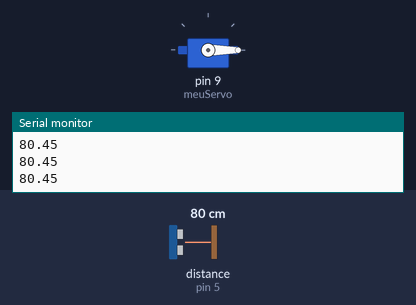
A sketch run on a simulated Arduino Uno, built with avr-gcc and run on an emulated ATmega328P. On the bench: servo, the last lines printed to the serial monitor. Wiring (inferred from the names in the program): ultrasonic range finder: trigger pin 4; echo pin 5. The inputs (shaded band) are chosen by the test bench; at power-on: distance to the obstacle (sensor on pin 5) 80 cm. The echo pulse lasts 58.3 µs per cm.

Above: at 1.2 s.
1.3 s: distance to the obstacle (sensor on pin 5) set to 2 cm
At 2.4 s:
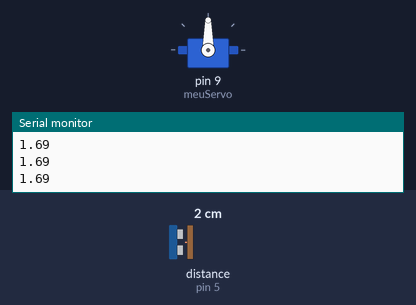
2.8 s: distance to the obstacle (sensor on pin 5) set to 35 cm
At 3.5 s:
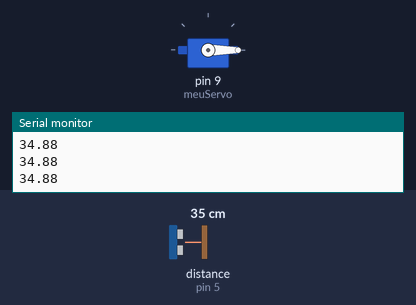
4.3 s: distance to the obstacle (sensor on pin 5) set to 4 cm
At 4.6 s:
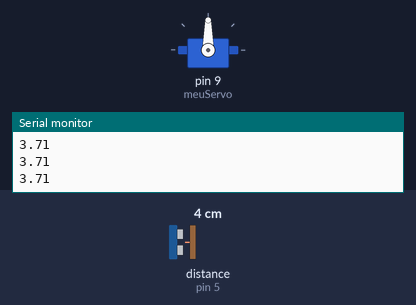
Timing chart, 0 to 7.3 s (numbered marks = the images above; inputs shaded):
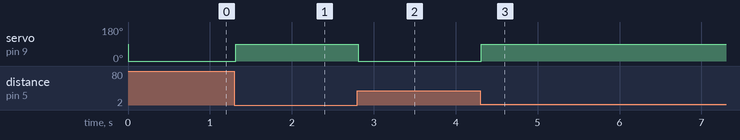

Measured:
- after the input at 1.3 s, servo on pin 9 (meuServo): 0° → 90° at once
- after the input at 2.8 s, servo on pin 9 (meuServo): 90° → 0° at once
- after the input at 4.3 s, servo on pin 9 (meuServo): 0° → 90° at once

The sketch:

sonar_e_servo1.ino
```cpp
/*
https://www.tinkercad.com/things/aBm3HaNyCaY-sonar-e-servo?sharecode=f2m7PCVqPZJqfj5dih7fgkXsdNAIe6eEVUkdQ-8IUT4
*/

#include <Servo.h>

int trig = 4; // Define o pino trig do sensor ultrassônico
int echo = 5; // Define o pino echo do sensor ultrassônico
Servo meuServo; // Crie um objeto Servo

float distancia; // Variável para armazenar a distância medida pelo sensor ultrassônico

void setup()
{
  pinMode(trig, OUTPUT); // Configura o pino trig como saída
  pinMode(echo, INPUT); // Configura o pino echo como entrada
  Serial.begin(9600); // Inicializa a comunicação serial com taxa de transmissão de 9600 bps
  meuServo.attach(9); // Anexe o servo ao pino 9
}

void loop()
{
  digitalWrite(trig, LOW); // Envie um pulso LOW no pino trig
  delayMicroseconds(2); // Aguarde 2 microssegundos
  digitalWrite(trig, HIGH); // Envie um pulso HIGH no pino trig
  delayMicroseconds(10); // Aguarde 10 microssegundos
  digitalWrite(trig, LOW); // Envie um pulso LOW no pino trig

  distancia = pulseIn(echo, HIGH); // Meça o tempo de resposta do echo
  distancia = distancia / 58; // Converta o tempo em distância (em centímetros)

  Serial.println(distancia); // Imprima a distância medida no monitor serial

  // Verifica se a distância é menor ou igual a 20cm
  if(distancia <= 20) {
    meuServo.write(90); // Gira o servo para 90 graus
  } else {
    meuServo.write(0); // Gira o servo para 0 graus
  }
}
```
